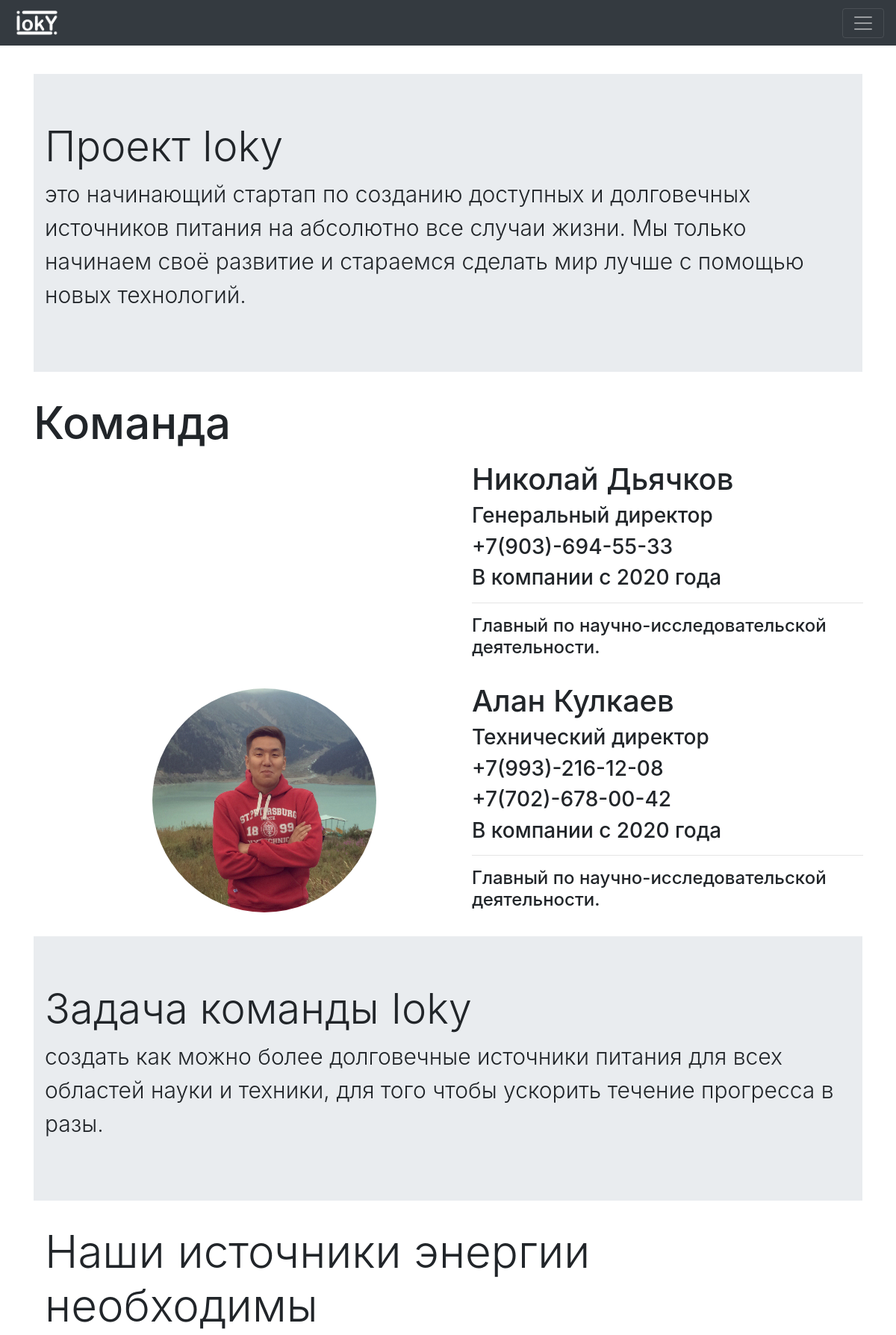
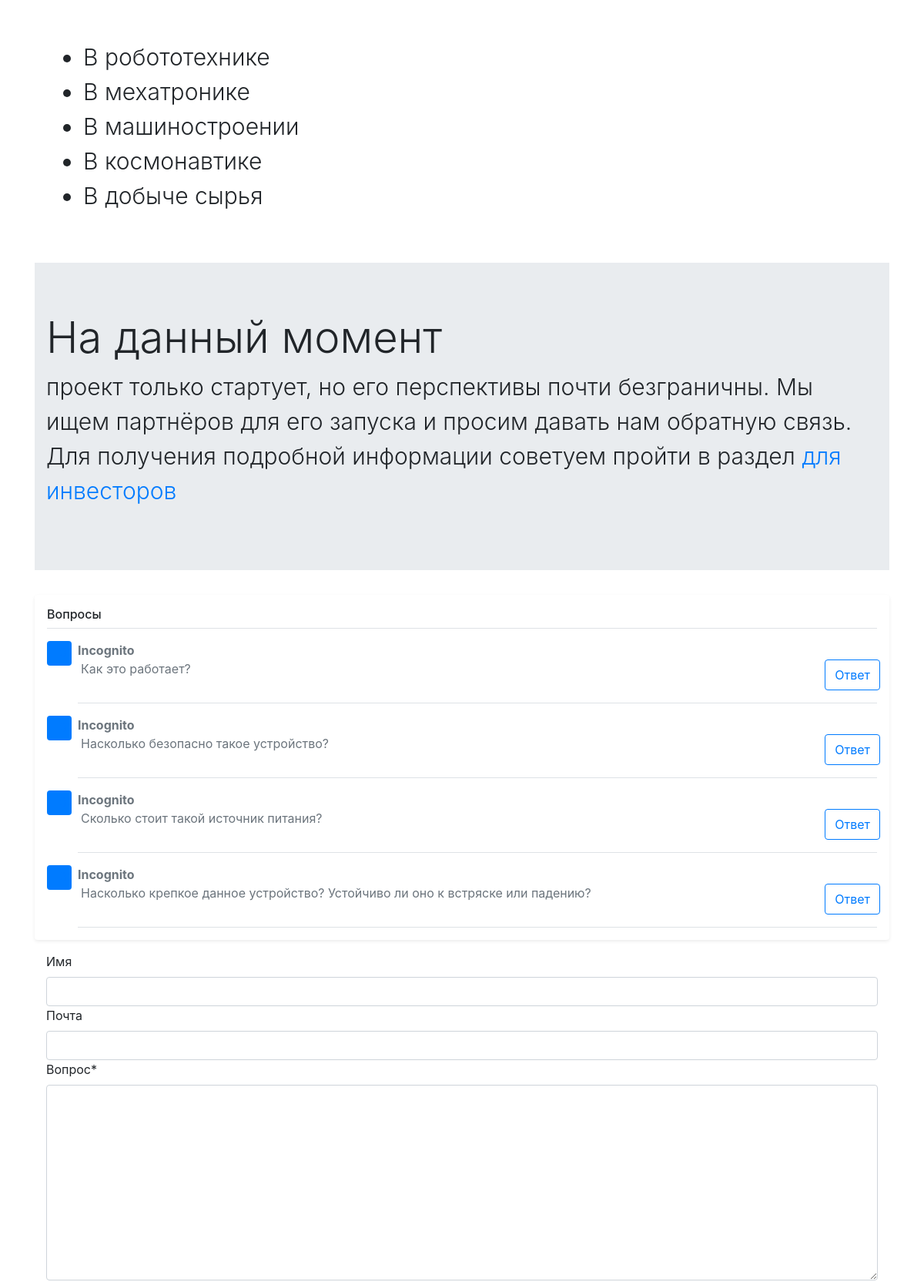
The page /about/ (upper part) on the database its author committed (2 pictures, top to bottom).
### about/models.py (models this page shows, shortened)
class TeamMember(models.Model):
    firstName = models.CharField('Имя', max_length=50)
    lastName = models.CharField('Фамилия', max_length=50)
    position = models.CharField('Должность', max_length=150)
    phoneNumber = models.ManyToManyField(Phone, verbose_name='Телефон', null=True, default=None)
    about = models.TextField('О человеке (вкратце)')
    yearOfAccesion = models.SmallIntegerField('В каком году пришёл')
    photo = models.ImageField('Фото', upload_to='team')
    class Meta:
        verbose_name = 'Член команды'
        verbose_name_plural = 'Члены команды'

class Phone(models.Model):
    name = models.CharField('Имя', max_length=50)
    number = models.CharField('Номер', max_length=17)
    class Meta:
        verbose_name = 'Номер телефона'
        verbose_name_plural = 'Номера телефонов'

### landing/models.py (models this page shows, shortened)
class Question(models.Model):
    question = models.TextField('Вопрос')
    answer = models.TextField('Ответ', blank=True)
    name = models.CharField('Имя спросившего', max_length=150, null=True, blank=True, default='Incognito')
    Email = models.EmailField('Почта спросившего', null=True, blank=True)
    check = models.BooleanField('В проверке/Проверено', default=False)
    class Meta:
        verbose_name = 'Вопрос'
        verbose_name_plural = 'Вопросы'

### about/views.py (the view)
# urls.py: path('', views.AboutView.as_view(), name='about')
class AboutView(View):
    def get(self, request):
        team = TeamMember.objects.all()
        gallery = StoryGalleryPhoto.objects.all()
        storys = Story.objects.all()
        partners = Partner.objects.all()
        return render(request, 'about.html', {
            'team': team,
            'gallery': gallery,
            'storys': storys,
            'partners': partners
        })

### landing/forms.py (shortened to what this page needs)
class QuestionForm(forms.Form):
    name = forms.CharField(max_length=100, label='Имя', required=False)
    Email = forms.EmailField(label='Почта', required=False)
    question = forms.CharField(widget=forms.Textarea, label='Вопрос')
    def __init__(self, *args, **kwargs):
        super(QuestionForm, self).__init__(*args, **kwargs)
        self.fields['name'].widget.attrs.update({'class': 'form-control', 'height': '3vh'})
        self.fields['Email'].widget.attrs.update({'class': 'form-control', 'height': '3vh'})
        self.fields['question'].widget.attrs.update({'class': 'form-control'})

### landing/context_processor.py (called while the page is built)
def question(request):
    return {
        'questions': Question.objects.all(),
        'questionForm': QuestionForm()
    }

def landing(request):
    return {
        'documents': Info.objects.last(),
        'projects': Project.objects.all(),
    }

def documents(request):
    return {
        'documents': Document.objects.filter(public=True)
    }

### Ioky/templates/about.html (shortened to what this page needs)
{% extends 'base.html' %}
{% load static %}
{% block content %}
    <div class="container mt-5">
        <div class="jumbotron jumbotron-fluid">
            <div class="container">
                <h1 class="display-4">Проект Ioky</h1>
                <p style="font-size: 30px" class="lead">
                    это начинающий стартап по созданию доступных и долговечных источников питания
                    на абсолютно все случаи жизни. Мы только начинаем своё развитие и стараемся
                    сделать мир лучше с помощью новых технологий.
                </p>
            </div>
        </div>
        <div id="team" class="team">
            <h1 style="font-size: 60px">Команда</h1>
            {% for member in team %}
                <div class="container d-flex text-center m-3">
                    <div style="width: 50%" class="m-3">
                        <img class="rounded-circle" height="300" src="{{ MEDIA_URL }}{{ member.photo.url }}" alt="">
                    </div>
                    <div style="width: 50%" class="member-info mt-auto mb-auto text-left">
                        <h1>{{ member.firstName }} {{ member.lastName }}</h1>
                        <h3>{{ member.position }}</h3>
                        {% for num in member.phoneNumber.all %}
                            <h3>{{ num.number }}</h3>
                        {% endfor %}
                        <h3>В компании с {{ member.yearOfAccesion }} года</h3>
                        <hr>
                        <h4>{{ member.about }}</h4>
                    </div>
                </div>
            {% endfor %}
        </div>
        <div class="jumbotron jumbotron-fluid">
            <div class="container">
                <h1 class="display-4">Задача команды Ioky</h1>
                <p style="font-size: 30px" class="lead">
                    создать как можно более долговечные источники питания для всех областей
                    науки и техники, для того чтобы ускорить течение прогресса в разы.
                </p>
            </div>
        </div>
        <div class="container">
            <h1 class="lead" style="font-size: 60px">Наши источники энергии необходимы</h1>
            <ul style="font-size: 30px" class="p-5 lead">
                <li>В робототехнике</li>
                <li>В мехатронике</li>
                <li>В машиностроении</li>
                <li>В космонавтике</li>
                <li>В добыче сырья</li>
            </ul>
        </div>
        <div class="jumbotron jumbotron-fluid">
            <div class="container">
                <h1 class="display-4">На данный момент</h1>
                <p style="font-size: 30px" class="lead">
                    проект только стартует, но его перспективы почти безграничны. Мы ищем партнёров для его
                    запуска и просим давать нам обратную связь. Для получения подробной информации советуем
                    пройти в раздел <a href="{% url 'for-partners' %}">для инвесторов</a>
                </p>
            </div>
        </div>
        </div>
{% endblock %}

### Ioky/templates/base.html (shortened to what this page needs)
<!DOCTYPE html>
<html lang="en">
<head>
    {% load static %}
    {% load bootstrap4 %}
    {% bootstrap_css %}
    <link rel="stylesheet" href="{% static 'css/styles.css' %}">
</head>
<body>
<nav  class="navbar navbar-dark bg-dark position-fixed mb-auto w-100" style="z-index: 2">
  <a class="navbar-brand" href="{% url 'home' %}">
      <img src="{% static 'img/Ioky_logo_header.png' %}" alt="logo" width="70" height="35">
  </a>
  <button class="navbar-toggler collapsed" type="button" data-toggle="collapse" data-target="#navbarsExample01" aria-controls="navbarsExample01" aria-expanded="false" aria-label="Toggle navigation">
    <span class="navbar-toggler-icon"></span>
  </button>
</nav>
<nav class="navbar navbar-dark bg-dark mb-auto w-100" style="z-index: 0">
</nav>
{% block content %}
{% endblock %}
<div class="container">
    <div class="my-3 p-3 bg-white rounded shadow-sm">
        <h6 class="border-bottom border-gray pb-2 mb-0">Вопросы</h6>
        {% if questions %}
            {% for question in questions %}
                {% if question.check %}
                    <div class="media text-muted pt-3">
                        <svg class="bd-placeholder-img mr-2 rounded" width="32" height="32" xmlns="http://www.w3.org/2000/svg" preserveAspectRatio="xMidYMid slice" focusable="false" role="img" aria-label="Placeholder: 32x32"><title>Placeholder</title><rect width="100%" height="100%" fill="#007bff"></rect><text x="50%" y="50%" fill="#007bff" dy=".3em">32x32</text></svg>
                        <div class="media-body pb-3 mb-0 small lh-125 border-bottom border-gray">
                            <div class="justify-content-between align-items-center w-100">
                                <strong class="text-gray-dark" style="font-size: 2vh">{{ question.name }}</strong>
                                <div class="d-flex ml-1 row align-content-center w-100">
                                    <p style="font-size: 2vh">{{ question.question }}</p>
                                    <button style="font-size: 2vh" type="button" class="btn btn-outline-primary ml-auto float-right" id="btn-{{ question.id }}">Ответ</button>
                                </div>
                            </div>
                        </div>
                    </div>
                {% endif %}
        {% endfor %}
        {% endif %}
</div>
<div class="container">
    <form  style="font-size: 2vh" method="post" action="{% url 'create-question' %}">
        {% load crispy_forms_tags %}
        {{ questionForm | crispy }}
    </form>
</div>
</body>
</html>

### static/css/styles.css (style rules this page uses)
html { padding: 0; margin: 0; }
body { overflow-x: hidden; }

### rows shown on the page
TeamMember: firstName "Николай", lastName "Дьячков", position "Генеральный директор", yearOfAccesion "2020", about "Главный по научно-исследовательской деятельности."
Phone: number "+7(903)-694-55-33"
TeamMember: photo (picture), firstName "Алан", lastName "Кулкаев", position "Технический директор", yearOfAccesion "2020", about "Главный по научно-исследовательской деятельности."
Phone: number "+7(993)-216-12-08"
Phone: number "+7(702)-678-00-42"
Question: name "Incognito", question "Как это работает?"
Question: name "Incognito", question "Насколько безопасно такое устройство?"
Question: name "Incognito", question "Сколько стоит такой источник питания?"
Question: name "Incognito", question "Насколько крепкое данное устройство? Устойчиво ли оно к встряске или падению?"
